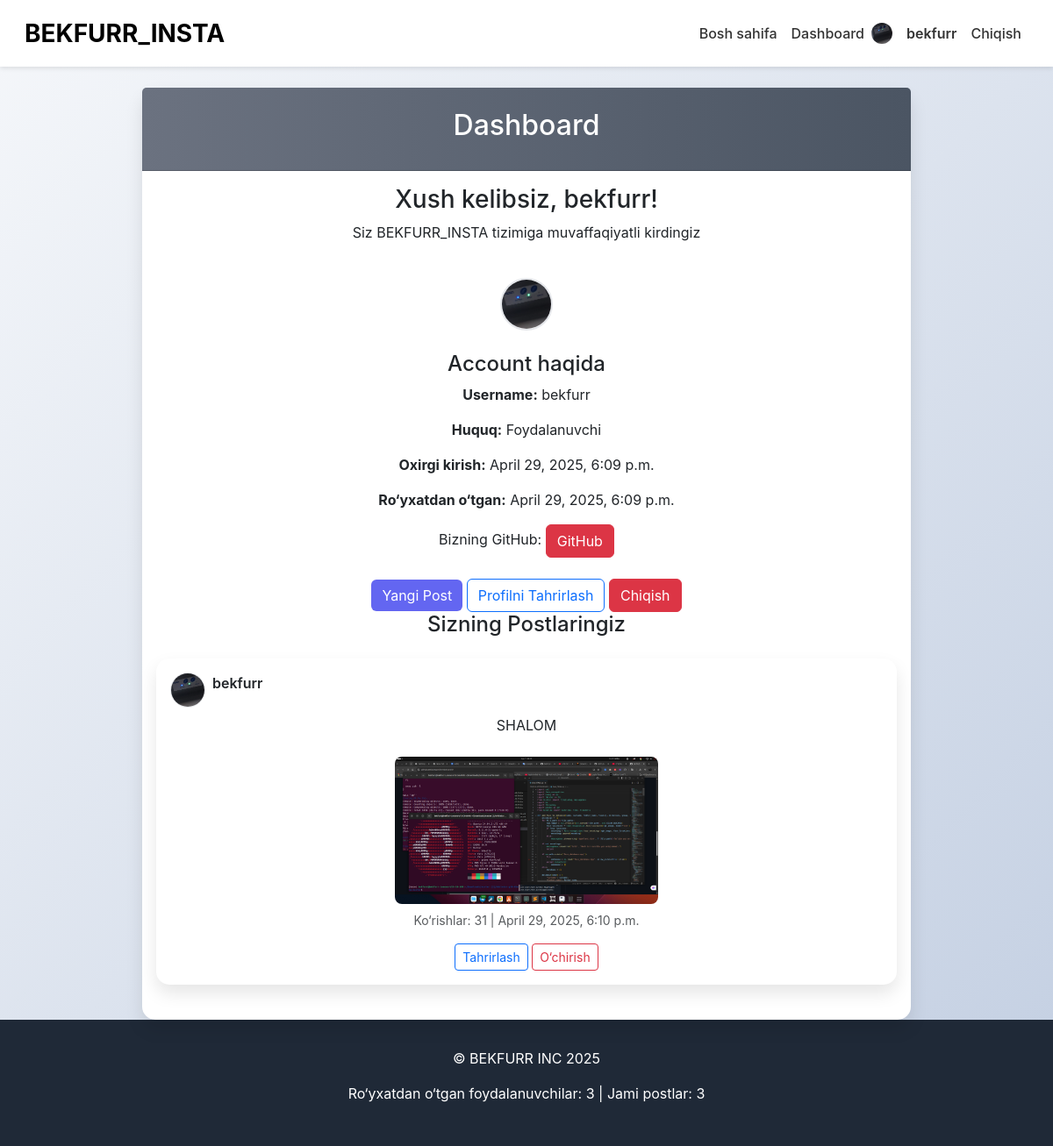
The app's page /dashboard/ (signed in) with its own data.
### face_auth/models.py (models this page shows, shortened)
class FaceProfile(models.Model):
    user = models.OneToOneField(User, on_delete=models.CASCADE)
    face_encoding = models.BinaryField(null=True, blank=True)
    avatar = models.ImageField(upload_to='avatars/', null=True, blank=True)
    created_at = models.DateTimeField(auto_now_add=True)
    updated_at = models.DateTimeField(auto_now=True)

class Post(models.Model):
    user = models.ForeignKey(User, on_delete=models.CASCADE)
    content = models.TextField()
    image = models.ImageField(upload_to='posts/', null=True, blank=True)
    views = models.PositiveIntegerField(default=0)  # Ko‘rishlar soni
    created_at = models.DateTimeField(auto_now_add=True)
    updated_at = models.DateTimeField(auto_now=True)

### face_auth/views.py (the view)
# urls.py: path('dashboard/', views.dashboard, name='dashboard'),
@login_required
def dashboard(request):
    posts = Post.objects.filter(user=request.user).order_by('-created_at')
    for post in posts:
        post.views += 1  # Har ko‘rishda sonni oshirish
        post.save()
    return render(request, 'dashboard.html', {'user': request.user, 'posts': posts})

### face_auth/context_processors.py (called while the page is built)
def site_stats(request):
    return {
        'total_users': User.objects.count(),
        'total_posts': Post.objects.count(),
    }

### templates/dashboard.html (shortened to what this page needs)
{% extends 'base.html' %}
{% block content %}
<div class="card">
    <div class="card-header">
        <h2 class="text-center text-2xl font-bold">Dashboard</h2>
    </div>
    <div class="card-body">
        <div class="text-center">
            <h3 class="text-xl font-semibold">Xush kelibsiz, {{ user.username }}!</h3>
            <p class="text-lg">Siz BEKFURR_INSTA tizimiga muvaffaqiyatli kirdingiz</p>
            {% if user.faceprofile.avatar %}
            <img src="{{ user.faceprofile.avatar.url }}" alt="Avatar" class="profile-avatar rounded-circle mx-auto mt-4">
            {% endif %}
            <div class="mt-4">
                <h4 class="text-lg font-semibold">Account haqida</h4>
                <p><strong>Username:</strong> {{ user.username }}</p>
                <p><strong>Huquq:</strong> {% if user.is_superuser %}Admin{% else %}Foydalanuvchi{% endif %}</p>
                <p><strong>Oxirgi kirish:</strong> {{ user.last_login }}</p>
                <p><strong>Ro‘yxatdan o‘tgan:</strong> {{ user.date_joined }}</p>
                <p class="mt-2">Bizning GitHub: <a href="https://github.com/bekfurr" class="btn btn-danger">GitHub</a></p>
            </div>
            <div class="mt-4 flex justify-center gap-4">
                <a href="{% url 'create_post' %}" class="btn btn-primary">Yangi Post</a>
                <a href="{% url 'edit_profile' %}" class="btn btn-outline-primary">Profilni Tahrirlash</a>
                <a href="{% url 'logout' %}" class="btn btn-danger">Chiqish</a>
            </div>
            <div class="mt-6">
                <h4 class="text-xl font-semibold mb-4">Sizning Postlaringiz</h4>
                {% for post in posts %}
                <div class="card mb-4">
                    <div class="card-body">
                        <div class="d-flex align-items-center mb-2">
                            {% if post.user.faceprofile.avatar %}
                                <img src="{{ post.user.faceprofile.avatar.url }}" alt="Avatar" class="post-user-avatar rounded-circle me-2">
                            {% endif %}
                            <p class="fw-semibold">{{ post.user.username }}</p>
                        </div>
                        <p>{{ post.content }}</p>
                        {% if post.image %}
                            <img src="{{ post.image.url }}" alt="Post Image" class="zoom-image post-image mt-2">
                        {% endif %}
                        <p class="text-muted small mt-2">Ko‘rishlar: {{ post.views }} | {{ post.created_at }}</p>
                        <div class="mt-2">
                            <a href="{% url 'edit_post' post.id %}" class="btn btn-sm btn-outline-primary">Tahrirlash</a>
                            <a href="{% url 'delete_post' post.id %}" class="btn btn-sm btn-outline-danger">O‘chirish</a>
                        </div>
                    </div>
                </div>
            {% empty %}
                <p class="text-muted">Hozircha postlar yo‘q</p>
            {% endfor %}
            </div>
        </div>
    </div>
</div>
{% endblock %}

### templates/base.html (shortened to what this page needs)
<!DOCTYPE html>
<html lang="en">
<head>
    {% load static %}
    <link href="https://cdn.jsdelivr.net/npm/bootstrap@5.3.0/dist/css/bootstrap.min.css" rel="stylesheet">
    <link href="{% static 'css/custom.css' %}" rel="stylesheet">
</head>
<body>
    <nav class="navbar navbar-expand-lg navbar-light sticky-top">
        <div class="container-fluid">
            <a class="navbar-brand fw-bold fs-3" href="{% url 'home' %}">BEKFURR_INSTA</a>
            <div class="collapse navbar-collapse" id="navbarNav">
                <ul class="navbar-nav ms-auto align-items-center">
                    <li class="nav-item">
                        <a class="nav-link" href="{% url 'home' %}">Bosh sahifa</a>
                    </li>
                    {% if user.is_authenticated %}
                        <li class="nav-item">
                            <a class="nav-link" href="{% url 'dashboard' %}">Dashboard</a>
                        </li>
                        <li class="nav-item d-flex align-items-center">
                            {% if user.faceprofile.avatar %}
                                <img src="{{ user.faceprofile.avatar.url }}" alt="Avatar" class="rounded-circle me-2" width="30" height="30">
                            {% else %}
                                <span class="rounded-circle me-2 user-icon">👤</span>
                            {% endif %}
                            <span class="nav-link fw-semibold">{{ user.username }}</span>
                        </li>
                        <li class="nav-item">
                            <a class="nav-link" href="{% url 'logout' %}">Chiqish</a>
                        </li>
                    {% endif %}
                </ul>
            </div>
        </div>
    </nav>
    <div class="container mt-4">
        {% block content %}{% endblock %}
    </div>
    <footer>
        <p>© BEKFURR INC 2025</p>
        <p>Ro‘yxatdan o‘tgan foydalanuvchilar: {{ total_users }} | Jami postlar: {{ total_posts }}</p>
    </footer>
</body>
</html>

### static/css/custom.css (style rules this page uses)
body { background: linear-gradient(135deg, #f5f7fa 0%, #c3cfe2 100%); font-family: 'Inter', sans-serif; min-height: 100vh; display: flex; flex-direction: column; }
.container { max-width: 900px; }
.card { border: none; border-radius: 15px; box-shadow: 0 10px 20px rgba(0, 0, 0, 0.1); background: white; }
.card-header { background: linear-gradient(to right, #6b7280, #4b5563); color: white; border-radius: 15px 15px 0 0; padding: 1.5rem; }
.navbar { background: white; box-shadow: 0 2px 5px rgba(0, 0, 0, 0.1); padding: 0.75rem 1rem; }
.navbar-brand { font-size: 1.5rem; }
.nav-link { font-weight: 500; color: #333; }
.user-icon, .navbar img.rounded-circle { width: 24px; height: 24px; display: inline-flex; justify-content: center; align-items: center; background: #e5e7eb; border-radius: 50%; font-size: 0.9rem; }
.profile-avatar { width: 60px; height: 60px; object-fit: cover; border: 2px solid #e5e7eb; }
.post-image { max-width: 300px; height: auto; object-fit: cover; border-radius: 8px; transition: transform 0.3s; }
.post-user-avatar { width: 40px; height: 40px; object-fit: cover; border: 1px solid #e5e7eb; }
.btn-primary { background: #6366f1; border: none; transition: transform 0.2s; }
footer { margin-top: auto; background: #1f2937; color: white; padding: 2rem; text-align: center; }

### records on screen
Post: user.faceprofile.avatar (picture), user.username "bekfurr", content "SHALOM", image (picture), views "31", created_at "April 29, 2025, 6:10 p.m."

### other values on screen
{{ user.username }} "bekfurr"
{{ user.last_login }} "April 29, 2025, 6:09 p.m."
{{ user.date_joined }} "April 29, 2025, 6:09 p.m."
{{ total_users }} "3"
{{ total_posts }} "3"
